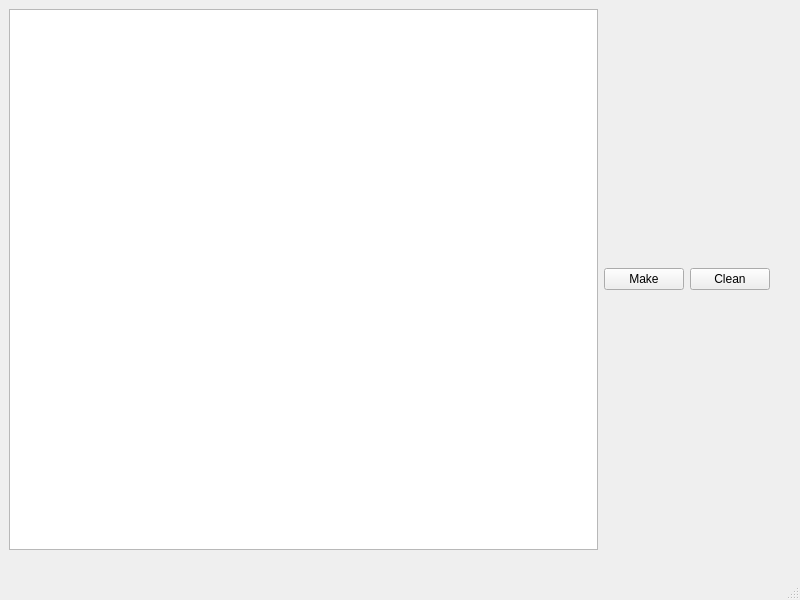
<?xml version="1.0" encoding="UTF-8"?>
<ui version="4.0">
 <class>MainWindow</class>
 <widget class="QMainWindow" name="MainWindow">
  <property name="geometry">
   <rect>
    <x>0</x>
    <y>0</y>
    <width>800</width>
    <height>600</height>
   </rect>
  </property>
  <property name="windowTitle">
   <string>CSCI 3081W Project</string>
  </property>
  <widget class="QWidget" name="centralwidget">
   <widget class="QWidget" name="horizontalLayoutWidget">
    <property name="geometry">
     <rect>
      <x>9</x>
      <y>9</y>
      <width>761</width>
      <height>541</height>
     </rect>
    </property>
    <layout class="QHBoxLayout" name="horizontalLayout">
     <item>
      <widget class="QPlainTextEdit" name="makeOutputDisplay"/>
     </item>
     <item>
      <widget class="QPushButton" name="makeButton">
       <property name="text">
        <string>Make</string>
       </property>
      </widget>
     </item>
     <item>
      <widget class="QPushButton" name="pushButton">
       <property name="text">
        <string>Clean</string>
       </property>
      </widget>
     </item>
    </layout>
   </widget>
  </widget>
  <widget class="QMenuBar" name="menubar">
   <property name="geometry">
    <rect>
     <x>0</x>
     <y>0</y>
     <width>800</width>
     <height>25</height>
    </rect>
   </property>
  </widget>
  <widget class="QStatusBar" name="statusbar"/>
 </widget>
 <resources/>
 <connections/>
</ui>
